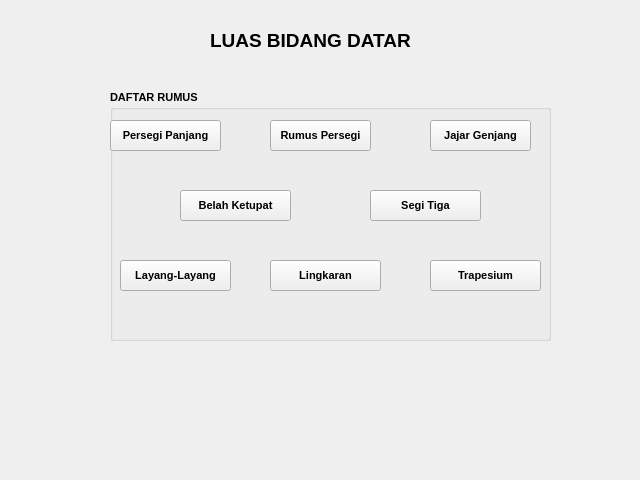
<?xml version="1.0" encoding="UTF-8"?>
<ui version="4.0">
 <class>Form</class>
 <widget class="QWidget" name="Form">
  <property name="geometry">
   <rect>
    <x>0</x>
    <y>0</y>
    <width>640</width>
    <height>480</height>
   </rect>
  </property>
  <property name="windowTitle">
   <string>Form</string>
  </property>
  <widget class="QLabel" name="label">
   <property name="geometry">
    <rect>
     <x>210</x>
     <y>20</y>
     <width>211</width>
     <height>41</height>
    </rect>
   </property>
   <property name="font">
    <font>
     <pointsize>14</pointsize>
     <weight>75</weight>
     <bold>true</bold>
    </font>
   </property>
   <property name="layoutDirection">
    <enum>Qt::LeftToRight</enum>
   </property>
   <property name="text">
    <string>LUAS BIDANG DATAR</string>
   </property>
  </widget>
  <widget class="QGroupBox" name="groupBox">
   <property name="geometry">
    <rect>
     <x>110</x>
     <y>90</y>
     <width>441</width>
     <height>251</height>
    </rect>
   </property>
   <property name="font">
    <font>
     <pointsize>8</pointsize>
     <weight>75</weight>
     <bold>true</bold>
    </font>
   </property>
   <property name="layoutDirection">
    <enum>Qt::LeftToRight</enum>
   </property>
   <property name="title">
    <string>DAFTAR RUMUS</string>
   </property>
   <widget class="QPushButton" name="btnPersegi">
    <property name="geometry">
     <rect>
      <x>160</x>
      <y>30</y>
      <width>101</width>
      <height>31</height>
     </rect>
    </property>
    <property name="text">
     <string>Rumus Persegi</string>
    </property>
   </widget>
   <widget class="QPushButton" name="btnPersegiPanjang">
    <property name="geometry">
     <rect>
      <x>0</x>
      <y>30</y>
      <width>111</width>
      <height>31</height>
     </rect>
    </property>
    <property name="text">
     <string>Persegi Panjang</string>
    </property>
   </widget>
   <widget class="QPushButton" name="btnJajarGenjang">
    <property name="geometry">
     <rect>
      <x>320</x>
      <y>30</y>
      <width>101</width>
      <height>31</height>
     </rect>
    </property>
    <property name="text">
     <string>Jajar Genjang</string>
    </property>
   </widget>
   <widget class="QPushButton" name="btnSegiTiga">
    <property name="geometry">
     <rect>
      <x>260</x>
      <y>100</y>
      <width>111</width>
      <height>31</height>
     </rect>
    </property>
    <property name="text">
     <string>Segi Tiga</string>
    </property>
   </widget>
   <widget class="QPushButton" name="btnTrapesium">
    <property name="geometry">
     <rect>
      <x>320</x>
      <y>170</y>
      <width>111</width>
      <height>31</height>
     </rect>
    </property>
    <property name="text">
     <string>Trapesium</string>
    </property>
   </widget>
   <widget class="QPushButton" name="btnBelahKetupat">
    <property name="geometry">
     <rect>
      <x>70</x>
      <y>100</y>
      <width>111</width>
      <height>31</height>
     </rect>
    </property>
    <property name="text">
     <string>Belah Ketupat</string>
    </property>
   </widget>
   <widget class="QPushButton" name="btnLayangLayang">
    <property name="geometry">
     <rect>
      <x>10</x>
      <y>170</y>
      <width>111</width>
      <height>31</height>
     </rect>
    </property>
    <property name="text">
     <string>Layang-Layang</string>
    </property>
   </widget>
   <widget class="QPushButton" name="btnLingkaran">
    <property name="geometry">
     <rect>
      <x>160</x>
      <y>170</y>
      <width>111</width>
      <height>31</height>
     </rect>
    </property>
    <property name="text">
     <string>Lingkaran</string>
    </property>
   </widget>
  </widget>
 </widget>
 <resources/>
 <connections/>
</ui>
